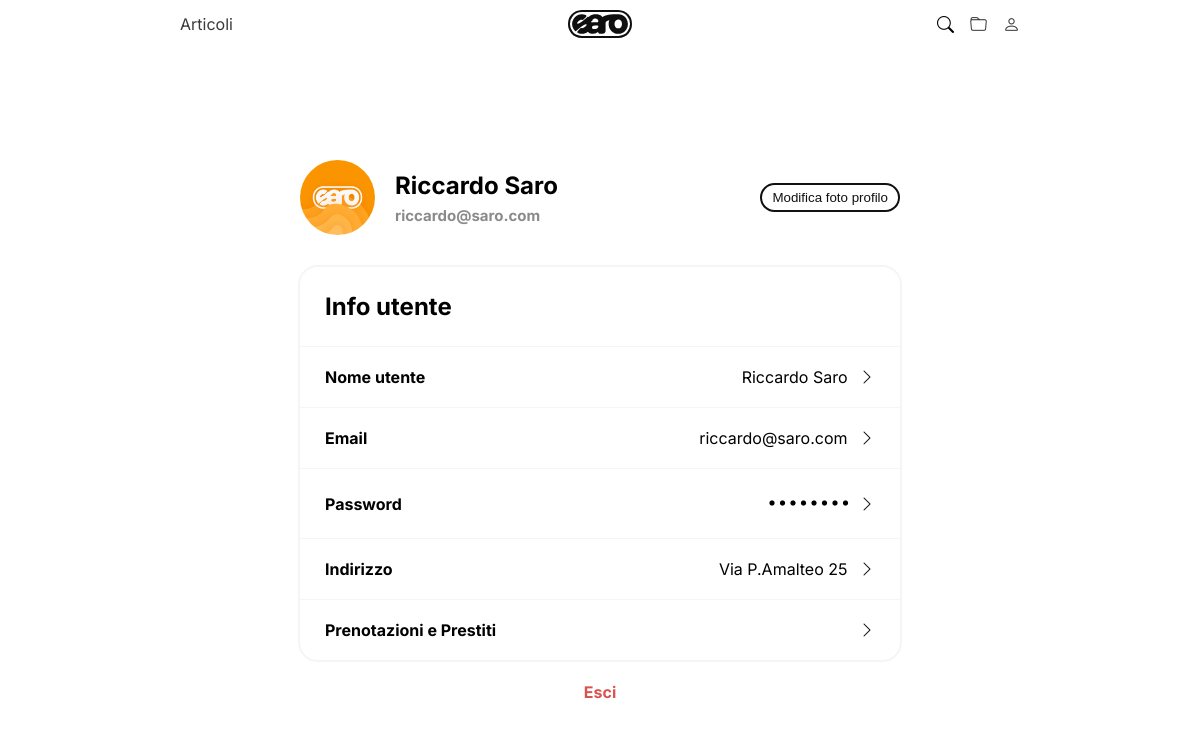
The page /php/user.php (signed in) on the database its author committed.
### tables this page shows
CREATE TABLE `utenti` (
  `id_utente` int(20) NOT NULL,
  `nome` varchar(30) NOT NULL,
  `cognome` varchar(30) NOT NULL,
  `indirizzo` varchar(30) NOT NULL,
  `fk_città` int(10) NOT NULL,
  `email` varchar(30) NOT NULL,
  `passmd5` varchar(500) NOT NULL,
  `tipologia_utente` set('cliente','operatore','admin') NOT NULL,
  `img` varchar(150) NOT NULL
);

### php/user.php (the view, shortened to what this page needs)
<html>
<head>
    <link rel="stylesheet" type="text/css" href="../css/general.css">
    <link rel="stylesheet" type="text/css" href="../css/user.css">
</head>
<body>
    <?php
        if ($_SESSION['user_type'] != 'cliente') {
            echo '<nav>
                    <ul>
                        <li class="logo">
                            <a href="./backend.php">
                                <img src="../img/logo/favicon.svg">
                            </a>
                        </li>
                        <li>
                            <a href="./backend.php">
                                <i class="bi bi-house"></i>
                                <span>Dashboard</span>
                            </a>
                        </li>
                        <li>
                            <a href="./articoli-backend.php">
                                <i class="bi bi-box-seam"></i>
                                <span>Articoli</span>
                            </a>
                        </li>
                        <li>
                            <a href="./prenotazioni-backend.php">
                                <i class="bi bi-calendar-week"></i>
                                <span>Prenotazioni</span>
                            </a>
                        </li>
                        <li>
                            <a href="./prestiti-backend.php">
                                <i class="bi bi-ui-checks"></i>
                                <span>Prestiti</span>
                            </a>
                        </li>';
                        if ($_SESSION['user_type'] === 'admin') {
                            echo '<li>
                                    <a href="./utenti-backend.php">
                                        <i class="bi bi-people"></i>
                                        <span>Utenti</span>
                                    </a>
                                </li>';
                        }
            echo'       <li>
                            <a href="./user.php">
                                <i class="bi bi-person"></i>
                                <span>Profile</span>
                            </a>
                        </li>
                    </ul>
                </nav>';
        } else {
            echo '<nav class="navbar">
                    <div class="container">
                        <div class="navbar-links-left">
                            <a href="./articoli.php">Articoli</a>
                        </div>
                        <div class="navbar-logo">
                            <a href="../index.php"><img src="../img/logo/logo-black.svg" /></a>
                        </div>
                        <div class="navbar-icons">
                            <form id="searchForm" action="./search.php" method="GET">
                                <div class="search-container">
                                    <i id="searchIcon" class="bi bi-search"></i>
                                    <div id="searchInput" class="search-input" style="display: none;">
                                        <input type="search" placeholder="Search..." id="searchField" style="padding-right: 25px;" name="search">
                                        <i class="bi bi-x" id="closeIcon"></i>
                                    </div>
                                </div>
                            </form>';
                            if(isset($_SESSION['user_id'])) {
                                echo '<a href="./prestitiprenotazioni.php"><i class="bi bi-folder"></i></a>
                                      <a href="./user.php"><i class="bi bi-person"></i></a>';
                            } else {
                                echo '<button class="button-21" role="button" onclick="window.location.href=\'../html/login.html\'">Accedi</button>';
                            }
            echo'           </div>
                    </div>
                </nav>';
        }
    ?>
    <?php
        if(isset($_SESSION['user_id'])) {
            require_once './db.php';
            $user_id = $_SESSION['user_id'];
            $sql = "SELECT * FROM utenti WHERE id_utente = $user_id";
            $result = $conn->query($sql);
            if ($result->num_rows > 0) {
                $user = $result->fetch_assoc();
                $img = !empty($user['img']) ? '../img/users/'.$user['img'] : '../img/default/user.jpeg';
                $nome = $user['nome'];
                $cognome = $user['cognome'];
                $email = $user['email'];
                $indirizzo = $user['indirizzo'];
                echo '<section id="account">
                        <div class="user-profile">
                            <div class="user-profile-infos">
                                <div class="profile-img">
                                    <img src="'.$img.'" />
                                </div>
                                <div class="profile-info">
                                    <h1>'.ucfirst($nome).' '.ucfirst($cognome).'</h1>
                                    <p><strong>'.$email.'</strong></p>
                                </div>
                            </div>
                            <div class="profile-edit">
                                <button class="button-outline" role="button" onclick="openPopup()">Modifica foto profilo</button>
                            </div>
                        </div>
                        <div class="account-box">
                            <div class="account-box-title">
                                <h1>Info utente</h1>
                            </div>
                            <div class="line"></div>
                            <div class="account-box-line">
                                <div class="account-box-line-data">
                                    <p><strong>Nome utente</strong></p>
                                    <p id="pnome" style="display: block;">'.ucfirst($nome).' '.ucfirst($cognome).'</p>
                                </div>
                                <div class="account-box-line-arrow">
                                    <a href="javascript:void(0);" onclick="openFormNome()"><i class="bi bi-chevron-right"></i></a>
                                </div>
                            </div>
                                        <input type="text" id="nome" name="nome" placeholder="'.ucfirst($nome).'">
                                        <input type="text" id="cognome" name="cognome" placeholder="'.ucfirst($cognome).'">
                            <div class="line"></div>
                            <div class="account-box-line">
                                <div class="account-box-line-data">
                                    <p><strong>Email</strong></p>
                                    <p id="pemail" style="display: block;">'.$email.'</p>
                                </div>
                                <div class="account-box-line-arrow">
                                    <a href="javascript:void(0);" onclick="openFormEmail()"><i class="bi bi-chevron-right"></i></a>
                                </div>
                            </div>
                                        <input type="email" id="email" name="email" placeholder="'.$email.'">
                            <div class="line"></div>
                            <div class="account-box-line">
                                <div class="account-box-line-data">
                                    <p><strong>Password</strong></p>
                                    <p id="ppassword" style="display: block;">
                                        <i class="bi bi-dot"></i>
                                        <i class="bi bi-dot"></i>
                                        <i class="bi bi-dot"></i>
                                        <i class="bi bi-dot"></i>
                                        <i class="bi bi-dot"></i>
                                        <i class="bi bi-dot"></i>
                                        <i class="bi bi-dot"></i>
                                        <i class="bi bi-dot"></i>
                                    </p>
                                </div>
                                <div class="account-box-line-arrow">
                                    <a href="javascript:void(0);" onclick="openFormPassword()"><i class="bi bi-chevron-right"></i></a>
                                </div>
                            </div>
                            <div class="line"></div>
                            <div class="account-box-line">
                                <div class="account-box-line-data">
                                    <p><strong>Indirizzo</strong></p>
                                    <p id="pindirizzo" style="display: block;">'.$indirizzo.'</p>
                                </div>
                                <div class="account-box-line-arrow">
                                    <a href="javascript:void(0);" onclick="openFormIndirizzo()"><i class="bi bi-chevron-right"></i></a>
                                </div>
                            </div>
                                        <input type="text" id="indirizzo" name="indirizzo" placeholder="'.$indirizzo.'">
                            <div class="line"></div>
                            <div class="account-box-line">
                                <div class="account-box-line-data">
                                    <p><strong>Prenotazioni e Prestiti</strong></p>
                                </div>
                                <div class="account-box-line-arrow">
                                    <a href="./prestitiprenotazioni.php"><i class="bi bi-chevron-right"></i></a>
                                </div>
                            </div>
                        </div>
                        <a href="./logout.php" class="exit" role="button"><strong>Esci</strong></a>
                    </section>';
            } else {
                echo "Nessun utente trovato con l'ID: $user_id";
            }
        }
    ?>
</body>
</html>

### css/general.css (style rules this page uses)
html, body { margin: 0px; font-family: "Inter"; }
.navbar { background: rgb(255, 255, 255); background: linear-gradient(180deg, rgba(255, 255, 255, 1) -15%, rgba(255, 255, 255, 0) 130%); backdrop-filter: blur(20px); padding: 0 15vw; position: sticky; overflow: hidden; top: 0; z-index: 9999; height: 48px; align-items: center; display: flex; justify-content: center; }
.container { display: flex; justify-content: space-between; align-items: center; max-width: 1024px; }
.navbar-links-left { width: 30vw; display: flex; gap: 32px; }
.navbar a { color: #3a3a3a; text-decoration: none; }
.navbar-logo { flex-grow: 1; text-align: center; width: 10vw; }
.navbar-logo img { height: 28px; width: auto; }
.navbar-icons { display: flex; justify-content: flex-end; width: 30vw; height: 20px; gap: 16px; align-items: center; }
.navbar-icons i { align-items: center; font-size: 17px; }
.search-container { position: relative; }
#searchform { right: 0; top: 0; bottom: 0; left: 0; height: 0%; }
.button-outline { background-color: transparent; border: 2px solid #111111; color: #111111; padding: 5px 10px; border-radius: 50px; }

### css/user.css (style rules this page uses)
#account { display: flex; justify-content: center; align-items: center; flex-direction: column; height: 92%; width: 100%; }
.user-profile { display: flex; justify-content: space-between; align-items: start; flex-direction: row; width: 50%; margin: 30px; }
.user-profile-infos { display: flex; justify-content: start; align-items: center; flex-direction: row; }
.profile-img { width: 75px; position: relative; }
.profile-img img { width: 75px; height: 75px; border-radius: 50%; object-fit: cover; }
.profile-info { display: flex; flex-direction: column; justify-content: center; align-items: start; margin-left: 20px; height: 100%; }
.profile-info h1 { font-size: 24px; margin: 0; margin-bottom: 6px; }
.profile-info p { font-size: 15px; margin: 0; color: #8a8a8a; }
.profile-edit { display: flex; justify-content: center; align-items: center; height: 100%; }
.account-box { border-radius: 20px; border: 2px solid #f5f5f5; display: flex; flex-direction: column; align-items: start; width: 50%; height: auto; }
.account-box a { text-decoration: none; color: #111111; }
.account-box-title { display: flex; justify-content: start; align-items: center; flex-direction: row; width: calc(100% - 50px); margin: 25px 25px; }
.account-box-line { display: flex; align-items: center; flex-direction: row; width: calc(100% - 50px); margin: 20px 25px; }
.account-box-line-data { display: flex; align-items: center; flex-direction: row; justify-content: space-between; width: 95%; }
.account-box-line-arrow { width: 5%; display: flex; justify-content: end; align-items: center; }
.account-box-title h1 { font-size: 24px; margin: 0; }
.account-box-line p { margin: 0; }
#ppassword { margin-right: 10px; }
#ppassword i { font-size: 28px; margin-right: -22px; }
.line { height: 1px; background-color: #f5f5f5; width: 100%; }
.exit { margin-top: 20px; color: #d9534f; text-decoration: none; }

### rows shown on the page
utenti: img (picture), nome "Riccardo", cognome "Saro", email "riccardo@saro.com", indirizzo "Via P.Amalteo 25"
